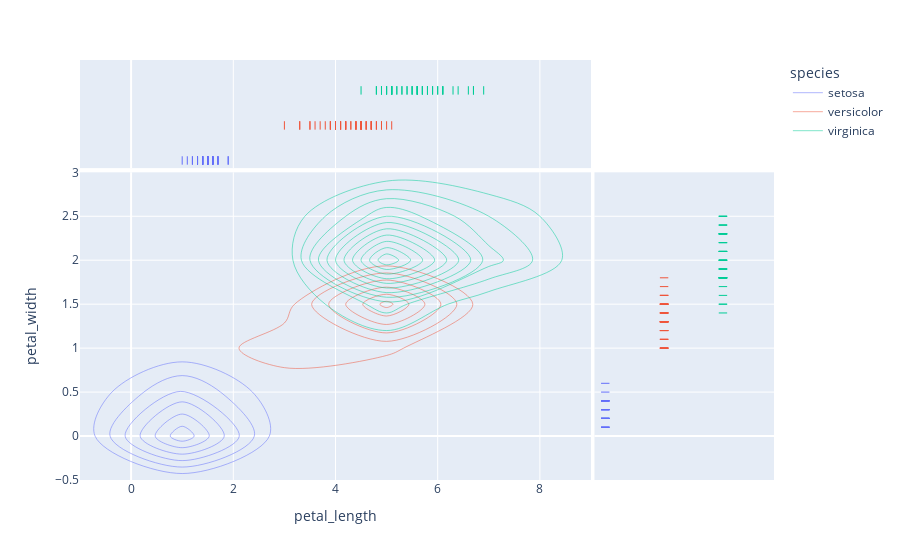

Write notebook code for a chart like this one.
### Markdown cell above
In ```sns``` the kde plot was typically expanded to 2 dimensions:

```python
sns.kdeplot(data=iris, x='petal_length', y='petal_width', hue='species');
```

However in ```px``` a density contour plot is typically used:

```python
px.density_contour(data_frame=iris, x='petal_length', y='petal_width', color='species')
```

When only 1 plot is enabled, a marginal view can be displayed for each axis:

```python
px.density_contour(data_frame=iris, x='petal_length', y='petal_width', color='species', marginal_x='rug', marginal_y='rug')
```

### Code cell
px.density_contour(data_frame=iris, x='petal_length', y='petal_width', color='species', marginal_x='rug', marginal_y='rug')

### Figure 1 — Plotly figure (JSON) as saved in the notebook; plotly's stock layout.template omitted (floating-point values rounded to 4 significant figures)
{"data": [{"contours": {"coloring": "none"}, "hovertemplate": "species=setosa<br>petal_length=%{x}<br>petal_width=%{y}<br>count=%{z}<extra></extra>", "legendgroup": "setosa", "line": {"color": "#636efa"}, "name": "setosa", "showlegend": true, "type": "histogram2dcontour", "x": [1.4, 1.4, 1.3, 1.5, 1.4, 1.7, 1.4, 1.5, 1.4, 1.5, 1.5, 1.6, 1.4, 1.1, 1.2, 1.5, 1.3, 1.4, 1.7, 1.5, 1.7, 1.5, 1, 1.7, 1.9, 1.6, 1.6, 1.5, 1.4, 1.6, 1.6, 1.5, 1.5, 1.4, 1.5, 1.2, 1.3, 1.4, 1.3, 1.5, 1.3, 1.3, 1.3, 1.6, 1.9, 1.4, 1.6, 1.4, 1.5, 1.4], "xaxis": "x", "xbingroup": "x", "y": [0.2, 0.2, 0.2, 0.2, 0.2, 0.4, 0.3, 0.2, 0.2, 0.1, 0.2, 0.2, 0.1, 0.1, 0.2, 0.4, 0.4, 0.3, 0.3, 0.3, 0.2, 0.4, 0.2, 0.5, 0.2, 0.2, 0.4, 0.2, 0.2, 0.2, 0.2, 0.4, 0.1, 0.2, 0.2, 0.2, 0.2, 0.1, 0.2, 0.2, 0.3, 0.3, 0.2, 0.6, 0.4, 0.3, 0.2, 0.2, 0.2, 0.2], "yaxis": "y", "ybingroup": "y"}, {"alignmentgroup": "True", "boxpoints": "all", "fillcolor": "rgba(255,255,255,0)", "hoveron": "points", "hovertemplate": "species=setosa<br>petal_length=%{x}<extra></extra>", "jitter": 0, "legendgroup": "setosa", "line": {"color": "rgba(255,255,255,0)"}, "marker": {"color": "#636efa", "symbol": "line-ns-open"}, "name": "setosa", "offsetgroup": "setosa", "showlegend": false, "type": "box", "x": [1.4, 1.4, 1.3, 1.5, 1.4, 1.7, 1.4, 1.5, 1.4, 1.5, 1.5, 1.6, 1.4, 1.1, 1.2, 1.5, 1.3, 1.4, 1.7, 1.5, 1.7, 1.5, 1, 1.7, 1.9, 1.6, 1.6, 1.5, 1.4, 1.6, 1.6, 1.5, 1.5, 1.4, 1.5, 1.2, 1.3, 1.4, 1.3, 1.5, 1.3, 1.3, 1.3, 1.6, 1.9, 1.4, 1.6, 1.4, 1.5, 1.4], "xaxis": "x3", "yaxis": "y3"}, {"alignmentgroup": "True", "boxpoints": "all", "fillcolor": "rgba(255,255,255,0)", "hoveron": "points", "hovertemplate": "species=setosa<br>petal_width=%{y}<extra></extra>", "jitter": 0, "legendgroup": "setosa", "line": {"color": "rgba(255,255,255,0)"}, "marker": {"color": "#636efa", "symbol": "line-ew-open"}, "name": "setosa", "offsetgroup": "setosa", "showlegend": false, "type": "box", "xaxis": "x2", "y": [0.2, 0.2, 0.2, 0.2, 0.2, 0.4, 0.3, 0.2, 0.2, 0.1, 0.2, 0.2, 0.1, 0.1, 0.2, 0.4, 0.4, 0.3, 0.3, 0.3, 0.2, 0.4, 0.2, 0.5, 0.2, 0.2, 0.4, 0.2, 0.2, 0.2, 0.2, 0.4, 0.1, 0.2, 0.2, 0.2, 0.2, 0.1, 0.2, 0.2, 0.3, 0.3, 0.2, 0.6, 0.4, 0.3, 0.2, 0.2, 0.2, 0.2], "yaxis": "y2"}, {"contours": {"coloring": "none"}, "hovertemplate": "species=versicolor<br>petal_length=%{x}<br>petal_width=%{y}<br>count=%{z}<extra></extra>", "legendgroup": "versicolor", "line": {"color": "#EF553B"}, "name": "versicolor", "showlegend": true, "type": "histogram2dcontour", "x": [4.7, 4.5, 4.9, 4, 4.6, 4.5, 4.7, 3.3, 4.6, 3.9, 3.5, 4.2, 4, 4.7, 3.6, 4.4, 4.5, 4.1, 4.5, 3.9, 4.8, 4, 4.9, 4.7, 4.3, 4.4, 4.8, 5, 4.5, 3.5, 3.8, 3.7, 3.9, 5.1, 4.5, 4.5, 4.7, 4.4, 4.1, 4, 4.4, 4.6, 4, 3.3, 4.2, 4.2, 4.2, 4.3, 3, 4.1], "xaxis": "x", "xbingroup": "x", "y": [1.4, 1.5, 1.5, 1.3, 1.5, 1.3, 1.6, 1, 1.3, 1.4, 1, 1.5, 1, 1.4, 1.3, 1.4, 1.5, 1, 1.5, 1.1, 1.8, 1.3, 1.5, 1.2, 1.3, 1.4, 1.4, 1.7, 1.5, 1, 1.1, 1, 1.2, 1.6, 1.5, 1.6, 1.5, 1.3, 1.3, 1.3, 1.2, 1.4, 1.2, 1, 1.3, 1.2, 1.3, 1.3, 1.1, 1.3], "yaxis": "y", "ybingroup": "y"}, {"alignmentgroup": "True", "boxpoints": "all", "fillcolor": "rgba(255,255,255,0)", "hoveron": "points", "hovertemplate": "species=versicolor<br>petal_length=%{x}<extra></extra>", "jitter": 0, "legendgroup": "versicolor", "line": {"color": "rgba(255,255,255,0)"}, "marker": {"color": "#EF553B", "symbol": "line-ns-open"}, "name": "versicolor", "offsetgroup": "versicolor", "showlegend": false, "type": "box", "x": [4.7, 4.5, 4.9, 4, 4.6, 4.5, 4.7, 3.3, 4.6, 3.9, 3.5, 4.2, 4, 4.7, 3.6, 4.4, 4.5, 4.1, 4.5, 3.9, 4.8, 4, 4.9, 4.7, 4.3, 4.4, 4.8, 5, 4.5, 3.5, 3.8, 3.7, 3.9, 5.1, 4.5, 4.5, 4.7, 4.4, 4.1, 4, 4.4, 4.6, 4, 3.3, 4.2, 4.2, 4.2, 4.3, 3, 4.1], "xaxis": "x3", "yaxis": "y3"}, {"alignmentgroup": "True", "boxpoints": "all", "fillcolor": "rgba(255,255,255,0)", "hoveron": "points", "hovertemplate": "species=versicolor<br>petal_width=%{y}<extra></extra>", "jitter": 0, "legendgroup": "versicolor", "line": {"color": "rgba(255,255,255,0)"}, "marker": {"color": "#EF553B", "symbol": "line-ew-open"}, "name": "versicolor", "offsetgroup": "versicolor", "showlegend": false, "type": "box", "xaxis": "x2", "y": [1.4, 1.5, 1.5, 1.3, 1.5, 1.3, 1.6, 1, 1.3, 1.4, 1, 1.5, 1, 1.4, 1.3, 1.4, 1.5, 1, 1.5, 1.1, 1.8, 1.3, 1.5, 1.2, 1.3, 1.4, 1.4, 1.7, 1.5, 1, 1.1, 1, 1.2, 1.6, 1.5, 1.6, 1.5, 1.3, 1.3, 1.3, 1.2, 1.4, 1.2, 1, 1.3, 1.2, 1.3, 1.3, 1.1, 1.3], "yaxis": "y2"}, {"contours": {"coloring": "none"}, "hovertemplate": "species=virginica<br>petal_length=%{x}<br>petal_width=%{y}<br>count=%{z}<extra></extra>", "legendgroup": "virginica", "line": {"color": "#00cc96"}, "name": "virginica", "showlegend": true, "type": "histogram2dcontour", "x": [6, 5.1, 5.9, 5.6, 5.8, 6.6, 4.5, 6.3, 5.8, 6.1, 5.1, 5.3, 5.5, 5, 5.1, 5.3, 5.5, 6.7, 6.9, 5, 5.7, 4.9, 6.7, 4.9, 5.7, 6, 4.8, 4.9, 5.6, 5.8, 6.1, 6.4, 5.6, 5.1, 5.6, 6.1, 5.6, 5.5, 4.8, 5.4, 5.6, 5.1, 5.1, 5.9, 5.7, 5.2, 5, 5.2, 5.4, 5.1], "xaxis": "x", "xbingroup": "x", "y": [2.5, 1.9, 2.1, 1.8, 2.2, 2.1, 1.7, 1.8, 1.8, 2.5, 2, 1.9, 2.1, 2, 2.4, 2.3, 1.8, 2.2, 2.3, 1.5, 2.3, 2, 2, 1.8, 2.1, 1.8, 1.8, 1.8, 2.1, 1.6, 1.9, 2, 2.2, 1.5, 1.4, 2.3, 2.4, 1.8, 1.8, 2.1, 2.4, 2.3, 1.9, 2.3, 2.5, 2.3, 1.9, 2, 2.3, 1.8], "yaxis": "y", "ybingroup": "y"}, {"alignmentgroup": "True", "boxpoints": "all", "fillcolor": "rgba(255,255,255,0)", "hoveron": "points", "hovertemplate": "species=virginica<br>petal_length=%{x}<extra></extra>", "jitter": 0, "legendgroup": "virginica", "line": {"color": "rgba(255,255,255,0)"}, "marker": {"color": "#00cc96", "symbol": "line-ns-open"}, "name": "virginica", "offsetgroup": "virginica", "showlegend": false, "type": "box", "x": [6, 5.1, 5.9, 5.6, 5.8, 6.6, 4.5, 6.3, 5.8, 6.1, 5.1, 5.3, 5.5, 5, 5.1, 5.3, 5.5, 6.7, 6.9, 5, 5.7, 4.9, 6.7, 4.9, 5.7, 6, 4.8, 4.9, 5.6, 5.8, 6.1, 6.4, 5.6, 5.1, 5.6, 6.1, 5.6, 5.5, 4.8, 5.4, 5.6, 5.1, 5.1, 5.9, 5.7, 5.2, 5, 5.2, 5.4, 5.1], "xaxis": "x3", "yaxis": "y3"}, {"alignmentgroup": "True", "boxpoints": "all", "fillcolor": "rgba(255,255,255,0)", "hoveron": "points", "hovertemplate": "species=virginica<br>petal_width=%{y}<extra></extra>", "jitter": 0, "legendgroup": "virginica", "line": {"color": "rgba(255,255,255,0)"}, "marker": {"color": "#00cc96", "symbol": "line-ew-open"}, "name": "virginica", "offsetgroup": "virginica", "showlegend": false, "type": "box", "xaxis": "x2", "y": [2.5, 1.9, 2.1, 1.8, 2.2, 2.1, 1.7, 1.8, 1.8, 2.5, 2, 1.9, 2.1, 2, 2.4, 2.3, 1.8, 2.2, 2.3, 1.5, 2.3, 2, 2, 1.8, 2.1, 1.8, 1.8, 1.8, 2.1, 1.6, 1.9, 2, 2.2, 1.5, 1.4, 2.3, 2.4, 1.8, 1.8, 2.1, 2.4, 2.3, 1.9, 2.3, 2.5, 2.3, 1.9, 2, 2.3, 1.8], "yaxis": "y2"}], "layout": {"legend": {"title": {"text": "species"}, "tracegroupgap": 0}, "margin": {"t": 60}, "xaxis": {"anchor": "y", "domain": [0, 0.7363], "title": {"text": "petal_length"}}, "xaxis2": {"anchor": "y2", "domain": [0.7413, 1], "matches": "x2", "showgrid": false, "showline": false, "showticklabels": false, "ticks": ""}, "xaxis3": {"anchor": "y3", "domain": [0, 0.7363], "matches": "x", "showgrid": true, "showticklabels": false}, "xaxis4": {"anchor": "y4", "domain": [0.7413, 1], "matches": "x2", "showgrid": false, "showline": false, "showticklabels": false, "ticks": ""}, "yaxis": {"anchor": "x", "domain": [0, 0.7326], "title": {"text": "petal_width"}}, "yaxis2": {"anchor": "x2", "domain": [0, 0.7326], "matches": "y", "showgrid": true, "showticklabels": false}, "yaxis3": {"anchor": "x3", "domain": [0.7426, 1], "matches": "y3", "showgrid": false, "showline": false, "showticklabels": false, "ticks": ""}, "yaxis4": {"anchor": "x4", "domain": [0.7426, 1], "matches": "y3", "showgrid": true, "showline": false, "showticklabels": false, "ticks": ""}}}
